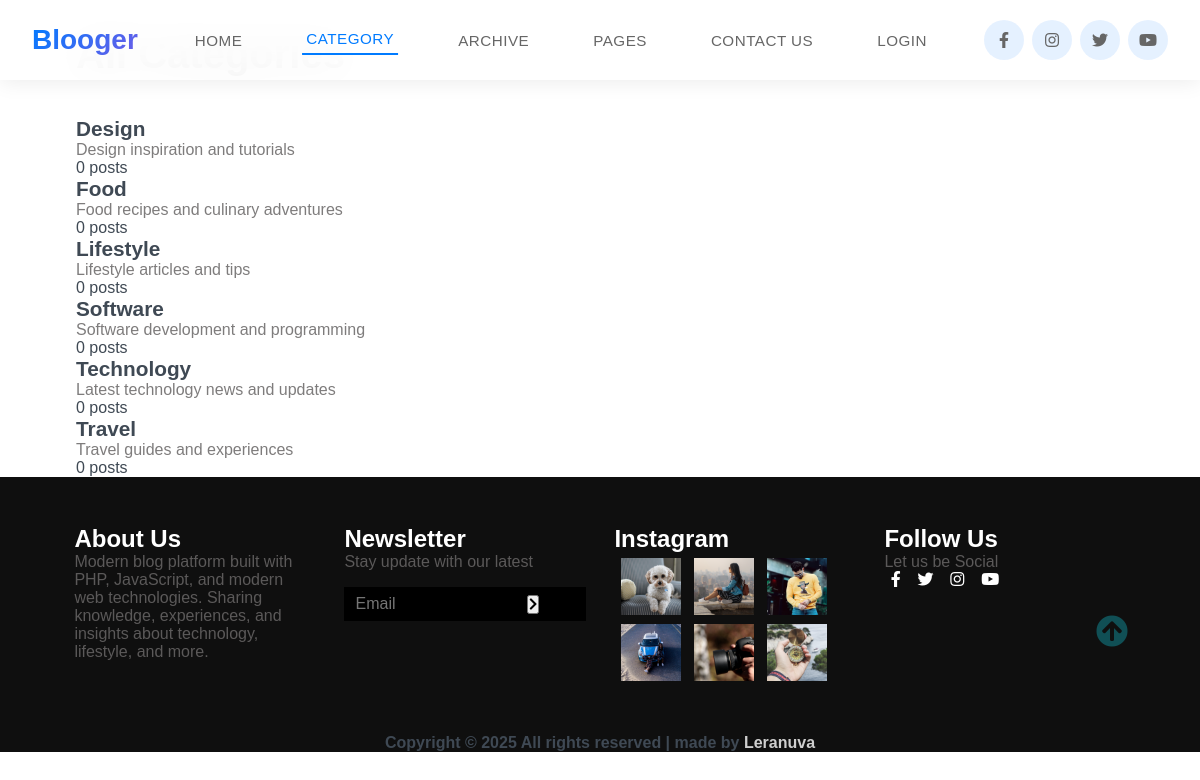
The app's page /category.php with its own data.
### tables this page shows
CREATE TABLE IF NOT EXISTS categories (
    id INT AUTO_INCREMENT PRIMARY KEY,
    name VARCHAR(50) UNIQUE NOT NULL,
    slug VARCHAR(50) UNIQUE NOT NULL,
    description TEXT,
    created_at TIMESTAMP DEFAULT CURRENT_TIMESTAMP,
    INDEX idx_slug (slug)
);

### includes/Category.php (called while the page is built, shortened)
<?php
class Category {
    private $conn;
    private $table = 'categories';
    public function __construct($db) {
        $this->conn = $db;
    }
    public function getAll() {
        $query = "SELECT c.*, COUNT(p.id) as post_count
                  FROM " . $this->table . " c
                  LEFT JOIN posts p ON c.id = p.category_id AND p.status = 'published'
                  GROUP BY c.id
                  ORDER BY c.name ASC";
        $stmt = $this->conn->prepare($query);
        $stmt->execute();
        return $stmt->fetchAll();
    }
}

### includes/functions.php (called while the page is built, shortened)
<?php
function e($string) {
    return htmlspecialchars($string, ENT_QUOTES, 'UTF-8');
}

### category.php (the view, shortened to what this page needs)
<?php
require_once __DIR__ . '/includes/functions.php';
require_once __DIR__ . '/includes/Post.php';
require_once __DIR__ . '/includes/Category.php';
$database = new Database();
$db = $database->getConnection();
$category = new Category($db);
$slug = isset($_GET['slug']) ? sanitize($_GET['slug']) : '';
if (empty($slug)) {
    $categories = $category->getAll();
    include __DIR__ . '/includes/header.php';
    ?>
    <main>
        <section class="container">
            <div class="site-content">
                <div class="post">
                    <h1>All Categories</h1>
                    <div class="categories-grid">
                        <?php foreach ($categories as $cat): ?>
                        <div class="category-card" data-aos="fade-up">
                            <a href="?slug=<?php echo e($cat['slug']); ?>">
                                <h3><?php echo e($cat['name']); ?></h3>
                                <p><?php echo e($cat['description']); ?></p>
                                <span class="post-count"><?php echo $cat['post_count']; ?> posts</span>
                            </a>
                        </div>
                        <?php endforeach; ?>
                    </div>
                </div>
            </div>
        </section>
    </main>
    <?php
    include __DIR__ . '/includes/footer.php';
    exit;
}
include __DIR__ . '/includes/header.php';
?>
<?php include __DIR__ . '/includes/footer.php'; ?>

### css/style.css (style rules this page uses)
html, body { margin: 0%; box-sizing: border-box; overflow-x: hidden; }
main { position: relative; z-index: 10; }
:root { --text-gray: #3f4954; --text-light: #686666da; --bg-color: #0f0f0f; --white: #ffffff; --midnight: #104f55; --sky: linear-gradient(120deg, #a1c4fd 0%, #c2e9fb 100%); --Abel: "Abel", sans-serif; --Anton: "Anton", sans-serif; --Josefin: "Josefin Sans", sans-serif; --Lexend: "Lexend", sans-serif; }
ul, li, a { text-decoration: none; list-style: none; }
h1 { font-family: var(--Lexend); font-size: 2.5rem; }
h3 { font-family: var(--Abel); font-size: 1.3rem; }
a { color: var(--text-gray); }
span { font-family: var(--Abel); }
.container { margin: 0 5vw; }
p { font-family: var(--Lexend); color: var(--text-light); }

### css/header.css (style rules this page uses)
:root { --header-height: 80px; --header-bg: rgba(255, 255, 255, 0.95); --header-bg-scrolled: rgba(255, 255, 255, 0.98); --header-shadow: 0 2px 20px rgba(0, 0, 0, 0.08); --header-shadow-scrolled: 0 4px 30px rgba(0, 0, 0, 0.12); --text-primary: #1a1a1a; --text-secondary: #666; --accent-color: #007bff; --accent-hover: #0056b3; --transition-fast: 0.2s cubic-bezier(0.4, 0, 0.2, 1); --transition-smooth: 0.3s cubic-bezier(0.4, 0, 0.2, 1); --border-radius: 12px; --spacing-xs: 0.5rem; --spacing-sm: 1rem; --spacing-md: 1.5rem; --spacing-lg: 2rem; }
html { scroll-behavior: smooth; scroll-padding-top: calc(var(--header-height) + 20px); }
body { padding-top: 0; }

### css/hero.css (style rules this page uses)
*, *:before, *:after { box-sizing: border-box; margin: 0; padding: 0; }

### css/carousel.css (style rules this page uses)
:root { --card-bg: #d8e0e5; --card-color: #08c; --card-accent: #0066cc; --card-blanc: #fff; --card-noir: #000; --card-text: #666c74; --card-footer: #a3a9ab; --card-duration: 0.5s; --card-heightimg: 235px; --card-heighthoverimg: 90px; --card-heightbody: 185px; --card-widthimg: 376px; --hover-bg: #0066cc; }

### css/posts.css (style rules this page uses)
:root { --post-card-bg: #ffffff; --post-card-shadow: 0 4px 20px rgba(0, 0, 0, 0.08); --post-card-shadow-hover: 0 12px 40px rgba(0, 102, 204, 0.25); --post-border-radius: 16px; --post-transition: all 0.5s cubic-bezier(0.4, 0, 0.2, 1); --post-image-overlay: linear-gradient(180deg, transparent 0%, rgba(0, 0, 0, 0.7) 100%); --post-accent: #0066cc; --post-accent-hover: #0052a3; --post-text-primary: #1a1a1a; --post-text-secondary: #666; --post-text-muted: #999; --post-spacing: 2.5rem; }
main .site-content { display: grid; grid-template-columns: 1fr 350px; gap: var(--post-spacing); margin-top: 2rem; position: relative; z-index: 10; background: transparent; padding: 0 1rem; }
.post { display: flex; flex-direction: column; gap: 2.5rem; }

### css/posts-center-slider.css (style rules this page uses)
:root { --gap: 1.25rem; --speed: 0.55s cubic-bezier(0.25, 0.46, 0.45, 0.94); --closed: 5rem; --open: 30rem; --accent: #0066cc; }

### css/sidebar.css (style rules this page uses)
:root { --sidebar-bg: #ffffff; --sidebar-shadow: 0 4px 20px rgba(0, 0, 0, 0.08); --sidebar-shadow-hover: 0 12px 40px rgba(0, 102, 204, 0.25); --sidebar-border-radius: 16px; --sidebar-transition: all 0.5s cubic-bezier(0.4, 0, 0.2, 1); --sidebar-accent: #0066cc; --sidebar-accent-hover: #0052a3; --sidebar-text-primary: #1a1a1a; --sidebar-text-secondary: #666; --sidebar-text-muted: #999; }

### records on screen
categories: name "Design", description "Design inspiration and tutorials", post_count "0"
categories: name "Food", description "Food recipes and culinary adventures", post_count "0"
categories: name "Lifestyle", description "Lifestyle articles and tips", post_count "0"
categories: name "Software", description "Software development and programming", post_count "0"
categories: name "Technology", description "Latest technology news and updates", post_count "0"
categories: name "Travel", description "Travel guides and experiences", post_count "0"
